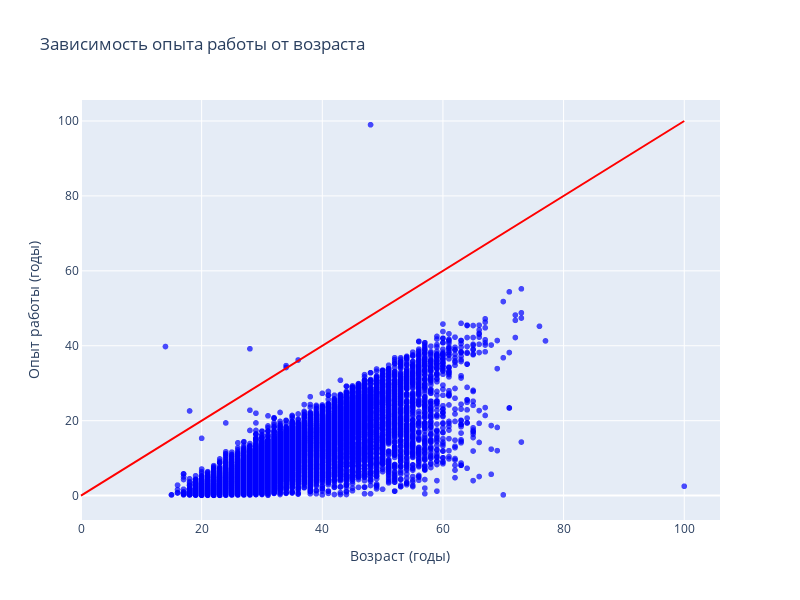

The notebook cell this image was saved under:
### Markdown cell above
8. Постройте **диаграмму рассеяния**, показывающую зависимость опыта работы (**"Опыт работы (месяц)"**) от возраста (**"Возраст"**). Опыт работы переведите из месяцев в года, чтобы признаки были в едином масштабе. Постройте на графике дополнительно прямую, проходящую через точки (0, 0) и (100, 100). Данная прямая соответствует значениям, когда опыт работы равен возрасту человека. Точки, лежащие на этой прямой и выше нее - аномалии в наших данных (опыт работы больше либо равен возрасту соискателя)

### Code cell
# Добавляем признак Опыт работы (годы), округляем до целого
hh_df['Опыт работы (годы)'] = hh_df['Опыт работы (месяц)'] / 12
hh_df['Опыт работы (годы)'] = hh_df['Опыт работы (годы)'].round(1)

# Создаем диаграмму рассеяния
fig = px.scatter(
    hh_df,
    x='Возраст',
    y='Опыт работы (годы)',
    title='Зависимость опыта работы от возраста',
    labels={'Возраст': 'Возраст (годы)', 'Опыт работы (годы)': 'Опыт работы (годы)'},
    opacity=0.7,
    color_discrete_sequence=['blue'],
    height=600,
    width=800
)
# Добавляем прямую, опыт равен возрасту
fig.add_shape(
    type='line',
    x0=0, y0=0,
    x1=100, y1=100,
    line=dict(
        color='red',
        width=2
        
    )
)

fig.show()

hh_df =hh_df.drop('Опыт работы (годы)', axis=1)

### Figure 1 — Plotly figure (JSON) as saved in the notebook; plotly's stock layout.template omitted (floating-point values rounded to 4 significant figures; data arrays with more than 128 entries replaced by an {"elided": "..."} marker saying what was removed)
{"data": [{"hovertemplate": "Возраст (годы)=%{x}<br>Опыт работы (годы)=%{y}<extra></extra>", "legendgroup": "", "marker": {"color": "blue", "opacity": 0.7, "symbol": "circle"}, "mode": "markers", "name": "", "showlegend": false, "type": "scattergl", "x": {"elided": "44744 int values"}, "xaxis": "x", "y": {"elided": "44744 float values"}, "yaxis": "y"}], "layout": {"height": 600, "legend": {"tracegroupgap": 0}, "shapes": [{"line": {"color": "red", "width": 2}, "type": "line", "x0": 0, "x1": 100, "y0": 0, "y1": 100}], "title": {"text": "Зависимость опыта работы от возраста"}, "width": 800, "xaxis": {"anchor": "y", "domain": [0, 1], "title": {"text": "Возраст (годы)"}}, "yaxis": {"anchor": "x", "domain": [0, 1], "title": {"text": "Опыт работы (годы)"}}}}
